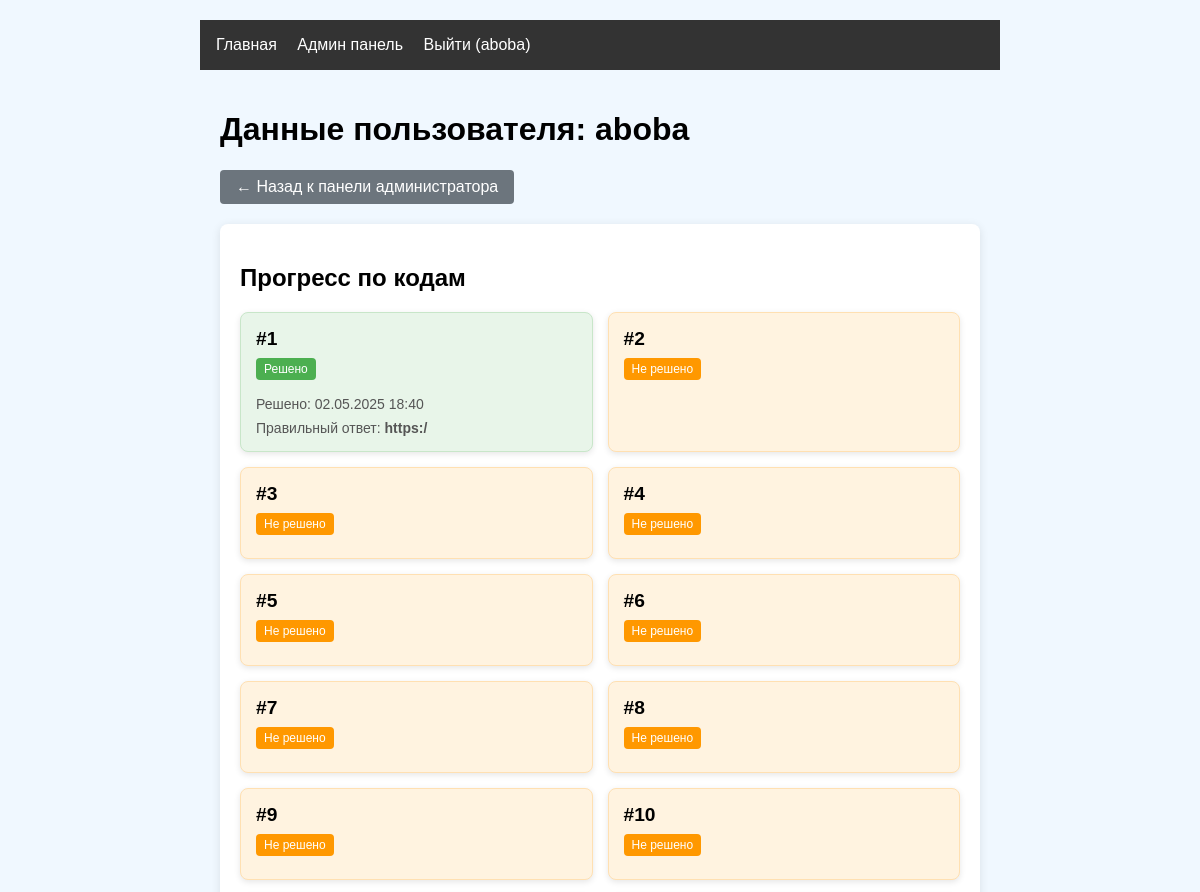
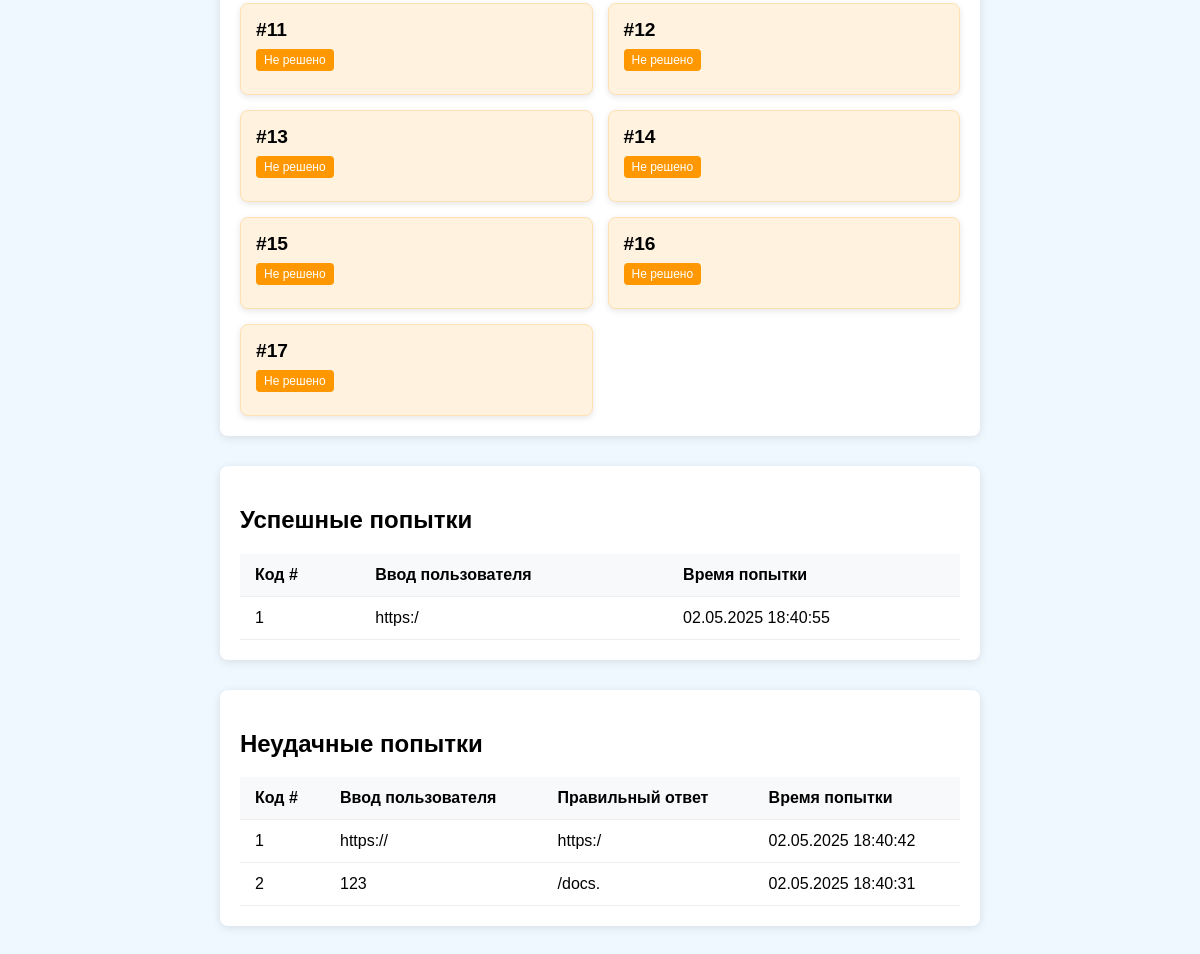
The page /admin/user/1 (signed in) on the database its author committed (2 pictures, top to bottom).
### models.py (models this page shows, shortened)
class User(UserMixin, db.Model):
    id = db.Column(db.Integer, primary_key=True)
    username = db.Column(db.String(64), unique=True)
    password_hash = db.Column(db.String(128))
    is_admin = db.Column(db.Boolean, default=False)

class CodeStatus(db.Model):
    id = db.Column(db.Integer, primary_key=True)
    number = db.Column(db.Integer, unique=True)
    solved = db.Column(db.Boolean, default=False)

class UserProgress(db.Model):
    id = db.Column(db.Integer, primary_key=True)
    user_id = db.Column(db.Integer, db.ForeignKey('user.id'))
    code_id = db.Column(db.Integer, db.ForeignKey('code_status.id'))
    solved = db.Column(db.Boolean, default=False)
    solved_at = db.Column(db.DateTime)

class CodeAttempt(db.Model):
    id = db.Column(db.Integer, primary_key=True)
    user_id = db.Column(db.Integer, db.ForeignKey('user.id'))
    code_id = db.Column(db.Integer, db.ForeignKey('code_status.id'))
    input_text = db.Column(db.String(200))  # Введённый пользователем текст
    is_correct = db.Column(db.Boolean, default=False)  # Верна ли попытка
    attempt_time = db.Column(db.DateTime)  # Время попытки
    user = db.relationship('User', backref=db.backref('attempts', lazy=True))
    code = db.relationship('CodeStatus', backref=db.backref('attempts', lazy=True))

### app.py (the view)
@app.route('/admin/user/<int:user_id>')
@login_required
def user_details(user_id):
    if not current_user.is_admin:
        abort(403)
    user = User.query.get_or_404(user_id)
    progress = UserProgress.query.filter_by(user_id=user_id).all()
    successful_attempts = CodeAttempt.query.filter_by(
        user_id=user_id,
        is_correct=True
    ).order_by(desc(CodeAttempt.attempt_time)).all()
    unsuccessful_attempts = CodeAttempt.query.filter_by(
        user_id=user_id,
        is_correct=False
    ).order_by(desc(CodeAttempt.attempt_time)).all()
    codes = CodeStatus.query.all()
    progress_dict = {p.code_id: p for p in progress}
    return render_template('admin/user_details.html',
                          user=user,
                          codes=codes,
                          progress_dict=progress_dict,
                          successful_attempts=successful_attempts,
                          unsuccessful_attempts=unsuccessful_attempts,
                          CORRECT_ANSWERS=CORRECT_ANSWERS)

### app.py (called while the page is built)
@login_manager.user_loader
def load_user(user_id):
    return User.query.get(int(user_id))

### templates/admin/user_details.html (shortened to what this page needs)
{% extends "base.html" %}
{% block content %}
<div class="container admin-dashboard">
    <h1>Данные пользователя: {{ user.username }}</h1>
    <a href="{{ url_for('admin_dashboard') }}" class="back-btn">← Назад к панели администратора</a>
    <div class="admin-section">
        <h2>Прогресс по кодам</h2>
        <div class="codes-grid">
            {% for code in codes %}
            {% set progress = progress_dict.get(code.id) %}
            <div class="code-progress-card {{ 'solved' if progress and progress.solved else 'unsolved' }}">
                <span class="code-number">#{{ code.number }}</span>
                {% if progress and progress.solved %}
                    <div class="status-badge solved">Решено</div>
                    <div class="solved-time">
                        Решено: {{ progress.solved_at.strftime('%d.%m.%Y %H:%M') if progress.solved_at else 'Нет данных' }}
                    </div>
                    <div class="correct-answer">
                        Правильный ответ: <strong>{{ CORRECT_ANSWERS[code.number] }}</strong>
                    </div>
                {% else %}
                    <div class="status-badge unsolved">Не решено</div>
                {% endif %}
            </div>
            {% endfor %}
        </div>
    </div>
    <div class="admin-section">
        <h2>Успешные попытки</h2>
        {% if successful_attempts %}
        <table class="admin-table">
            <thead>
                <tr>
                    <th>Код #</th>
                    <th>Ввод пользователя</th>
                    <th>Время попытки</th>
                </tr>
            </thead>
            <tbody>
                {% for attempt in successful_attempts %}
                <tr>
                    <td>{{ attempt.code.number }}</td>
                    <td>{{ attempt.input_text }}</td>
                    <td>{{ attempt.attempt_time.strftime('%d.%m.%Y %H:%M:%S') }}</td>
                </tr>
                {% endfor %}
            </tbody>
        </table>
        {% else %}
        <p class="no-data">Нет успешных попыток</p>
        {% endif %}
    </div>
    <div class="admin-section">
        <h2>Неудачные попытки</h2>
        {% if unsuccessful_attempts %}
        <table class="admin-table">
            <thead>
                <tr>
                    <th>Код #</th>
                    <th>Ввод пользователя</th>
                    <th>Правильный ответ</th>
                    <th>Время попытки</th>
                </tr>
            </thead>
            <tbody>
                {% for attempt in unsuccessful_attempts %}
                <tr>
                    <td>{{ attempt.code.number }}</td>
                    <td>{{ attempt.input_text }}</td>
                    <td>{{ CORRECT_ANSWERS[attempt.code.number] }}</td>
                    <td>{{ attempt.attempt_time.strftime('%d.%m.%Y %H:%M:%S') }}</td>
                </tr>
                {% endfor %}
            </tbody>
        </table>
        {% else %}
        <p class="no-data">Нет неудачных попыток</p>
        {% endif %}
    </div>
</div>
{% endblock %}

### templates/base.html (shortened to what this page needs)
<!DOCTYPE html>
<html lang="ru">
<head>
    <link rel="stylesheet" href="{{ url_for('static', filename='css/style.css') }}">
</head>
<body>
    <header>
        <nav>
            {% if current_user.is_authenticated %}
                <a href="{{ url_for('main_index') }}" class="nav-link">Главная</a>
                {% if current_user.is_admin %}
                    <a href="{{ url_for('admin_dashboard') }}" class="nav-link admin-link">Админ панель</a>
                {% endif %}
                <a href="{{ url_for('logout') }}" class="nav-link">Выйти ({{ current_user.username }})</a>
            {% else %}
                <a href="{{ url_for('login') }}" class="nav-link">Войти</a>
                <a href="{{ url_for('register') }}" class="nav-link">Регистрация</a>
            {% endif %}
        </nav>
    </header>
    <main>
        {% block content %}{% endblock %}
    </main>
</body>
</html>

### static/css/style.css (style rules this page uses)
body { font-family: Arial, sans-serif; max-width: 800px; margin: 0 auto; padding: 20px; background: #f0f8ff; }
nav { background: #333; padding: 1rem; }
nav a { color: white; margin-right: 1rem; text-decoration: none; }
.admin-dashboard { max-width: 1200px; margin: 0 auto; padding: 20px; }
.admin-section { background: #fff; border-radius: 8px; padding: 20px; margin-bottom: 30px; box-shadow: 0 2px 10px rgba(0, 0, 0, 0.1); }
.admin-table { width: 100%; border-collapse: collapse; margin-top: 15px; }
.admin-table th, .admin-table td { padding: 12px 15px; text-align: left; border-bottom: 1px solid #eee; }
.admin-table th { background-color: #f8f9fa; font-weight: 600; }
.back-btn { display: inline-block; margin-bottom: 20px; padding: 8px 16px; background-color: #6c757d; color: #fff; border-radius: 4px; text-decoration: none; }
.codes-grid { display: grid; grid-template-columns: repeat(auto-fill, minmax(250px, 1fr)); gap: 15px; margin-top: 20px; }
.code-progress-card { position: relative; padding: 15px; border-radius: 8px; box-shadow: 0 2px 6px rgba(0, 0, 0, 0.1); }
.code-progress-card.solved { background-color: #e8f5e9; border: 1px solid #c8e6c9; }
.code-progress-card.unsolved { background-color: #fff3e0; border: 1px solid #ffe0b2; }
.code-number { font-weight: bold; font-size: 1.2em; display: block; margin-bottom: 8px; }
.status-badge { display: inline-block; padding: 4px 8px; border-radius: 4px; font-size: 12px; margin-bottom: 8px; }
.status-badge.solved { background-color: #4caf50; color: white; }
.status-badge.unsolved { background-color: #ff9800; color: white; }
.solved-time, .correct-answer { font-size: 14px; margin-top: 8px; color: #555; }

### rows shown on the page
User: username "aboba"
CodeStatus: number "1", number "https:/"
UserProgress: solved_at "02.05.2025 18:40"
CodeStatus: number "2", shows "Не решено", number "/docs."
CodeStatus: number "3", shows "Не решено"
CodeStatus: number "4", shows "Не решено"
CodeStatus: number "5", shows "Не решено"
CodeStatus: number "6", shows "Не решено"
CodeStatus: number "7", shows "Не решено"
CodeStatus: number "8", shows "Не решено"
CodeStatus: number "9", shows "Не решено"
CodeStatus: number "10", shows "Не решено"
CodeStatus: number "11", shows "Не решено"
CodeStatus: number "12", shows "Не решено"
CodeStatus: number "13", shows "Не решено"
CodeStatus: number "14", shows "Не решено"
CodeStatus: number "15", shows "Не решено"
CodeStatus: number "16", shows "Не решено"
CodeStatus: number "17", shows "Не решено"
CodeAttempt: code.number "1", input_text "https:/", attempt_time "02.05.2025 18:40:55"
CodeAttempt: code.number "1", input_text "https://", attempt_time "02.05.2025 18:40:42"
CodeAttempt: code.number "2", input_text "123", attempt_time "02.05.2025 18:40:31"
